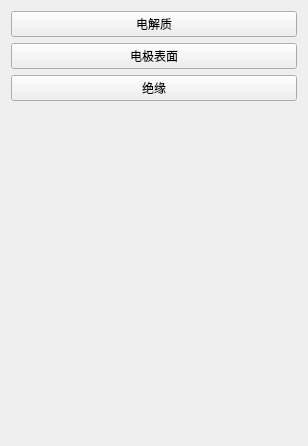
<?xml version="1.0" encoding="UTF-8"?>
<ui version="4.0">
 <class>PrimaryCurrentDistributionWidget</class>
 <widget class="QWidget" name="PrimaryCurrentDistributionWidget">
  <property name="geometry">
   <rect>
    <x>0</x>
    <y>0</y>
    <width>308</width>
    <height>446</height>
   </rect>
  </property>
  <property name="windowTitle">
   <string>Form</string>
  </property>
  <layout class="QVBoxLayout" name="verticalLayout">
   <item>
    <widget class="QPushButton" name="electrolytePushButton">
     <property name="text">
      <string>电解质</string>
     </property>
    </widget>
   </item>
   <item>
    <widget class="QPushButton" name="electrodeSurfacePushButton">
     <property name="text">
      <string>电极表面</string>
     </property>
    </widget>
   </item>
   <item>
    <widget class="QPushButton" name="insulationPushButton">
     <property name="text">
      <string>绝缘</string>
     </property>
    </widget>
   </item>
   <item>
    <spacer name="verticalSpacer">
     <property name="orientation">
      <enum>Qt::Orientation::Vertical</enum>
     </property>
     <property name="sizeHint" stdset="0">
      <size>
       <width>20</width>
       <height>40</height>
      </size>
     </property>
    </spacer>
   </item>
  </layout>
 </widget>
 <resources/>
 <connections/>
</ui>
